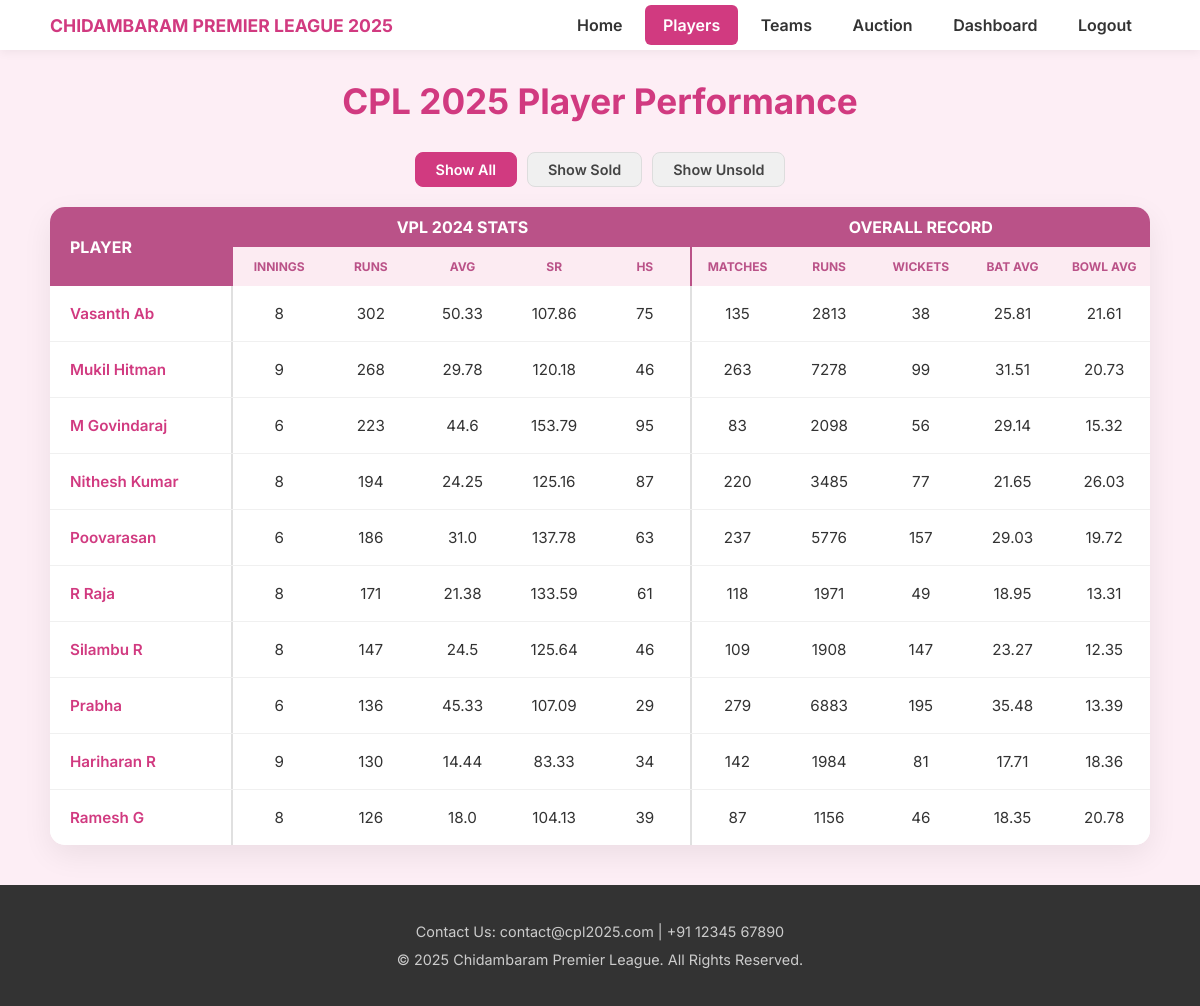
Screenshot of /players (signed in) with the database file from the repository.
### models.py (models this page shows)
class Player(db.Model):
    id = Column(Integer, primary_key=True)
    player_name = Column(String(100), nullable=False)
    image_filename = Column(String(100), nullable=True, default='default_player.png') # Add this line
    cpl_2024_team = Column(String(100))
    cpl_2024_innings = Column(Integer)
    cpl_2024_runs = Column(Integer)
    cpl_2024_average = Column(Float)
    cpl_2024_sr = Column(Float)
    cpl_2024_hs = Column(Integer)
    overall_matches = Column(Integer)
    overall_runs = Column(Integer)
    overall_wickets = Column(Integer)
    overall_bat_avg = Column(Float)
    overall_bowl_avg = Column(Float)
    status = Column(String(20), default='Unsold') # 'Unsold', 'Sold'
    sold_price = Column(Integer, default=0)
    team_id = Column(Integer, ForeignKey('team.id'), nullable=True)
    team = relationship('Team', back_populates='players')

### app.py (the view)
@app.route('/players')
@login_required
def players():
    all_players = Player.query.all()
    return render_template('players.html', active_page='players', players=all_players)

### app.py (called while the page is built, shortened)
@login_manager.user_loader
def load_user(user_id):
    return User.query.get(int(user_id))

@app.before_request
def create_tables():
    if app.config['SQLALCHEMY_DATABASE_URI'] == 'sqlite:///project.db' and not os.path.exists('project.db'):
        with app.app_context():
            db.create_all()
            print("Database tables created.")

### templates/players.html (shortened to what this page needs)
{% extends "layout.html" %}
{% block content %}
<div class="main-container">
    <h2 class="page-title">CPL 2025 Player Performance</h2>
    <div class="filter-buttons">
        <button class="filter-btn active" data-filter="all">Show All</button>
        <button class="filter-btn" data-filter="sold">Show Sold</button>
        <button class="filter-btn" data-filter="unsold">Show Unsold</button>
    </div>
    <div class="player-table-card">
        <div class="player-table-grid player-header">
            <div class="header-cell player-name-header">PLAYER</div>
            <div class="header-cell cpl-stats-header">VPL 2024 STATS</div>
            <div class="header-cell overall-stats-header">OVERALL RECORD</div>
            <div class="header-cell sub-header">INNINGS</div>
            <div class="header-cell sub-header">RUNS</div>
            <div class="header-cell sub-header">AVG</div>
            <div class="header-cell sub-header">SR</div>
            <div class="header-cell sub-header hs-header">HS</div>
            <div class="header-cell sub-header">MATCHES</div>
            <div class="header-cell sub-header">RUNS</div>
            <div class="header-cell sub-header">WICKETS</div>
            <div class="header-cell sub-header">BAT AVG</div>
            <div class="header-cell sub-header">BOWL AVG</div>
        </div>
        {% for player in players %}
        <div class="player-table-grid player-row
                    {% if player.status == 'Sold' %}
                        sold
                    {% else %}
                        unsold
                    {% endif %}"
             data-status="{{ player.status | lower }}">
            <div class="data-cell player-name">{{ player.player_name }}</div>
            <div class="data-cell">{{ player.cpl_2024_innings }}</div>
            <div class="data-cell">{{ player.cpl_2024_runs }}</div>
            <div class="data-cell">{{ player.cpl_2024_average }}</div>
            <div class="data-cell">{{ player.cpl_2024_sr }}</div>
            <div class="data-cell hs-cell">{{ player.cpl_2024_hs }}</div>
            <div class="data-cell">{{ player.overall_matches }}</div>
            <div class="data-cell">{{ player.overall_runs }}</div>
            <div class="data-cell">{{ player.overall_wickets }}</div>
            <div class="data-cell">{{ player.overall_bat_avg }}</div>
            <div class="data-cell">{{ player.overall_bowl_avg }}</div>
        </div>
        {% endfor %}
		</div> </div>
{% endblock %}

### templates/layout.html (shortened to what this page needs)
<!DOCTYPE html>
<html lang="en">
<head>
    <link rel="stylesheet" href="https://cdnjs.cloudflare.com/ajax/libs/font-awesome/6.5.1/css/all.min.css" />
    <link rel="stylesheet" href="{{ url_for('static', filename='style.css') }}">
    <link rel="stylesheet" href="{{ url_for('static', filename='style.css') }}">
</head>
<body>
    <nav>
        <div class="nav-container">
            <a href="{{ url_for('home') }}" class="nav-title">Chidambaram Premier League 2025</a>
            <ul>
                <li><a href="{{ url_for('home') }}" class="{{ 'active' if active_page == 'home' else '' }}">Home</a></li>
                {% if current_user.is_authenticated %}
                    <li><a href="{{ url_for('players') }}" class="{{ 'active' if active_page == 'players' else '' }}">Players</a></li>
                    <li><a href="{{ url_for('teams') }}" class="{{ 'active' if active_page == 'teams' else '' }}">Teams</a></li>
                    {% if current_user.role != 'Captain' %}
                    <li><a href="{{ url_for('auctions') }}" class="{{ 'active' if active_page == 'auctions' else '' }}">Auction</a></li>
                    {% endif %}
                    <li><a href="{{ url_for('dashboard') }}" class="{{ 'active' if active_page == 'dashboard' else '' }}">Dashboard</a></li>
                    <li><a href="{{ url_for('logout') }}">Logout</a></li>
                {% endif %}
            </ul>
        </div>
    </nav>
    {% block content %}{% endblock %}
    <footer style="margin-top: 40px;">
        <p>Contact Us: contact@cpl2025.com | +91 12345 67890</p>
        <p>&copy; 2025 Chidambaram Premier League. All Rights Reserved.</p>
    </footer>
</body>
</html>

### static/style.css (style rules this page uses)
body { font-family: 'Inter', Arial, sans-serif; margin: 0; padding: 0; background-color: #fdeef5; color: #333; }
.main-container { max-width: 1100px; margin: 0 auto; padding: 0 20px; }
h1, h2, h3 { color: #333; }
nav { background-color: #ffffff; padding: 5px 0; box-shadow: 0 2px 10px rgba(0,0,0,0.06); position: sticky; top: 0; z-index: 1000; transition: box-shadow 0.3s ease; }
.nav-container { max-width: 1100px; margin: 0 auto; padding: 0 20px; display: flex; justify-content: space-between; align-items: center; }
.nav-title { font-size: 1.1rem; font-weight: 700; color: #d13a80; text-decoration: none; text-transform: uppercase; }
nav ul { list-style-type: none; margin: 0; padding: 0; }
nav ul li { display: inline-block; }
nav ul li a { display: block; color: #333; text-decoration: none; padding: 10px 18px; font-weight: 600; border-radius: 6px; transition: all 0.3s ease; }
nav ul li a.active { background-color: #d13a80; color: white; }
footer { background-color: #333; color: #ccc; text-align: center; padding: 30px 20px; font-size: 0.9rem; line-height: 1.6; }
footer p { margin: 5px 0; }
.page-title { text-align: center; color: #d13a80; font-size: 2.2rem; font-weight: 700; margin: 30px 0; }
.player-table-card { background: #ffffff; border-radius: 15px; box-shadow: 0 10px 30px rgba(0,0,0,0.07); overflow: hidden; }
.player-table-grid { display: grid; grid-template-columns: 2fr 1fr 1fr 1fr 1fr 1fr 1fr 1fr 1fr 1fr 1fr; align-items: center; }
.player-table-grid.player-header { display: grid; grid-template-rows: auto auto; grid-template-columns: 2fr repeat(10, 1fr); align-items: center; }
.player-table-grid.player-header .header-cell { padding: 10px; font-weight: 700; text-align: center; }
.player-table-grid.player-header .player-name-header { grid-row: 1 / 3; grid-column: 1 / 2; text-align: left; padding-left: 20px; font-size: 1rem; border-right: 2px solid #ba5288; align-self: stretch; display: flex; align-items: center; background-color: #ba5288; z-index: 1; position: relative; color: white; }
.player-table-grid.player-header .cpl-stats-header { grid-row: 1 / 2; grid-column: 2 / 7; background-color: #ba5288; color: white; }
.player-table-grid.player-header .overall-stats-header { grid-row: 1 / 2; grid-column: 7 / 12; background-color: #ba5288; color: white; }
.player-table-grid.player-header .sub-header { background-color: #fcebf2; color: #ba5288; font-size: 0.75rem; text-transform: uppercase; padding: 12px 10px; grid-row: 2 / 3; }
.player-table-grid.player-header .hs-header { border-right: 2px solid #ba5288; }
.player-table-grid.player-row { background: #fff; font-size: 0.95rem; border-bottom: 1px solid #f0f0f0; transition: box-shadow 0.2s ease; position: relative; z-index: 1; }
.player-table-grid.player-row:last-of-type { border-bottom: none; }
.player-table-grid.player-row .data-cell { padding: 18px 10px; text-align: center; color: #333; font-weight: 400; }
.player-table-grid.player-row .data-cell.player-name { text-align: left; padding-left: 20px; font-weight: 600; color: #d13a80; border-right: 2px solid #e0e0e0; }
.player-table-grid .hs-cell { border-right: 2px solid #e0e0e0; }
.filter-buttons { display: flex; gap: 10px; margin-bottom: 20px; justify-content: center; }
.filter-btn { padding: 8px 20px; font-size: 0.9rem; font-weight: 600; font-family: 'Inter', sans-serif; border: 1px solid #ddd; background: #f0f0f0; color: #444; border-radius: 8px; cursor: pointer; transition: all 0.2s ease; }
.filter-btn.active { background-color: #d13a80; color: white; border-color: #d13a80; }
.player-row.unsold { background-color: #fff; }

### rows the page displays
Player: player_name "Vasanth Ab", cpl_2024_innings "8", cpl_2024_runs "302", cpl_2024_average "50.33", cpl_2024_sr "107.86", cpl_2024_hs "75", overall_matches "135", overall_runs "2813", overall_wickets "38", overall_bat_avg "25.81", overall_bowl_avg "21.61"
Player: player_name "Mukil Hitman", cpl_2024_innings "9", cpl_2024_runs "268", cpl_2024_average "29.78", cpl_2024_sr "120.18", cpl_2024_hs "46", overall_matches "263", overall_runs "7278", overall_wickets "99", overall_bat_avg "31.51", overall_bowl_avg "20.73"
Player: player_name "M Govindaraj", cpl_2024_innings "6", cpl_2024_runs "223", cpl_2024_average "44.6", cpl_2024_sr "153.79", cpl_2024_hs "95", overall_matches "83", overall_runs "2098", overall_wickets "56", overall_bat_avg "29.14", overall_bowl_avg "15.32"
Player: player_name "Nithesh Kumar", cpl_2024_innings "8", cpl_2024_runs "194", cpl_2024_average "24.25", cpl_2024_sr "125.16", cpl_2024_hs "87", overall_matches "220", overall_runs "3485", overall_wickets "77", overall_bat_avg "21.65", overall_bowl_avg "26.03"
Player: player_name "Poovarasan", cpl_2024_innings "6", cpl_2024_runs "186", cpl_2024_average "31.0", cpl_2024_sr "137.78", cpl_2024_hs "63", overall_matches "237", overall_runs "5776", overall_wickets "157", overall_bat_avg "29.03", overall_bowl_avg "19.72"
Player: player_name "R Raja", cpl_2024_innings "8", cpl_2024_runs "171", cpl_2024_average "21.38", cpl_2024_sr "133.59", cpl_2024_hs "61", overall_matches "118", overall_runs "1971", overall_wickets "49", overall_bat_avg "18.95", overall_bowl_avg "13.31"
Player: player_name "Silambu R", cpl_2024_innings "8", cpl_2024_runs "147", cpl_2024_average "24.5", cpl_2024_sr "125.64", cpl_2024_hs "46", overall_matches "109", overall_runs "1908", overall_wickets "147", overall_bat_avg "23.27", overall_bowl_avg "12.35"
Player: player_name "Prabha", cpl_2024_innings "6", cpl_2024_runs "136", cpl_2024_average "45.33", cpl_2024_sr "107.09", cpl_2024_hs "29", overall_matches "279", overall_runs "6883", overall_wickets "195", overall_bat_avg "35.48", overall_bowl_avg "13.39"
Player: player_name "Hariharan R", cpl_2024_innings "9", cpl_2024_runs "130", cpl_2024_average "14.44", cpl_2024_sr "83.33", cpl_2024_hs "34", overall_matches "142", overall_runs "1984", overall_wickets "81", overall_bat_avg "17.71", overall_bowl_avg "18.36"
Player: player_name "Ramesh G", cpl_2024_innings "8", cpl_2024_runs "126", cpl_2024_average "18.0", cpl_2024_sr "104.13", cpl_2024_hs "39", overall_matches "87", overall_runs "1156", overall_wickets "46", overall_bat_avg "18.35", overall_bowl_avg "20.78"
